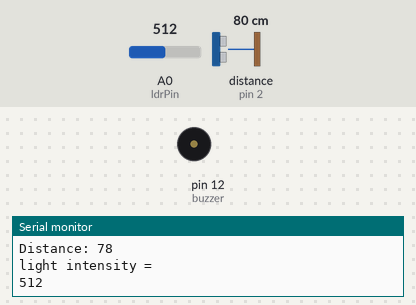
A sketch run on a simulated Arduino Uno, built with avr-gcc and run on an emulated ATmega328P. On the bench: buzzer (waves = sounding), the last lines printed to the serial monitor. Wiring (inferred from the names in the program): ultrasonic range finder: trigger pin 3; echo pin 2. Inputs (shaded band) come from the test bench; at power-on: A0 (ldrPin) = 512, distance to the obstacle (sensor on pin 2) 80 cm. The echo pulse lasts 58.3 µs per cm.

Above: at 2.0 s.
2.1 s: A0 (ldrPin) set to 585
5.6 s: A0 (ldrPin) set to 611
9.1 s: distance to the obstacle (sensor on pin 2) set to 100 cm
12.6 s: distance to the obstacle (sensor on pin 2) set to 106 cm
14.3 s: distance to the obstacle (sensor on pin 2) set to 2 cm
At 14.6 s:
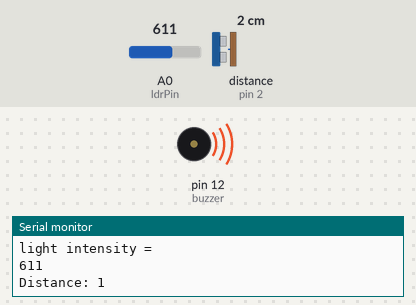
17.8 s: distance to the obstacle (sensor on pin 2) set to 120 cm
At 18.2 s:
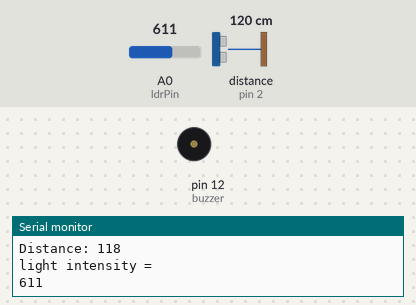
Timing chart, 0 to 20.5 s (numbered marks = the images above; inputs shaded):
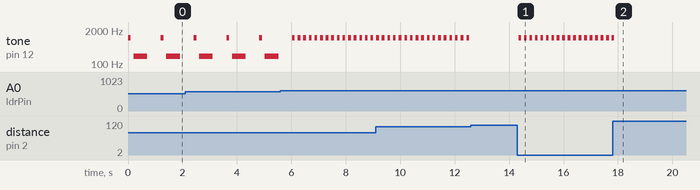

Measured:
- after the input at 12.6 s, tone on pin 12 (buzzer): stops changing and stays silent
- after the input at 14.3 s, tone on pin 12 (buzzer): alternates 1000 Hz for 0.10 s and silent for 0.10 s, starting after 0.05 s
- after the input at 17.8 s, tone on pin 12 (buzzer): goes on until 17.9 s, then stays silent
- by itself, tone on pin 12 (buzzer): alternates 1000 Hz for 0.10 s and silent for 0.11 s

The sketch:

LDR___BUZZER.ino
```cpp
int ldrPin = A0; // select the input pin for LDR

int ldrValue = 0; // variable to store the value coming from the sensor
const int buzzer = 12;

const int trigPin = 3; //Trigger pin of 1st Sesnor
const int echoPin = 2; //Echo pin of 1st Sesnor
long duration;
int distance;


void setup() {
Serial.begin(9600); //sets serial port for communication
pinMode(buzzer, OUTPUT);

pinMode(A0, INPUT);
pinMode(trigPin, OUTPUT);
pinMode(echoPin, INPUT);
}


void loop() {

digitalWrite(trigPin, LOW);
delayMicroseconds(2);
// Sets the trigPin on HIGH state for 10 micro seconds
digitalWrite(trigPin, HIGH);
delayMicroseconds(10);
digitalWrite(trigPin, LOW);
// Reads the echoPin, returns the sound wave travel time in microseconds
duration = pulseIn(echoPin, HIGH);
// Calculating the distance
distance= duration*0.034/2;
// Prints the distance on the Serial Monitor
Serial.print("Distance: ");
Serial.println(distance);
if (distance<=100)
{
  tone(buzzer, 1000);

delay(100);


noTone(buzzer);
delay(100);
}


{
ldrValue = analogRead(ldrPin);// read the value from the sensor
Serial.println("light intensity =");
Serial.println(ldrValue);  //prints the values coming from the sensor on the screen
if (ldrValue <= 600)
{

tone(buzzer, 200);

delay(500);


noTone(buzzer);
delay(500);

}
}

}
```
